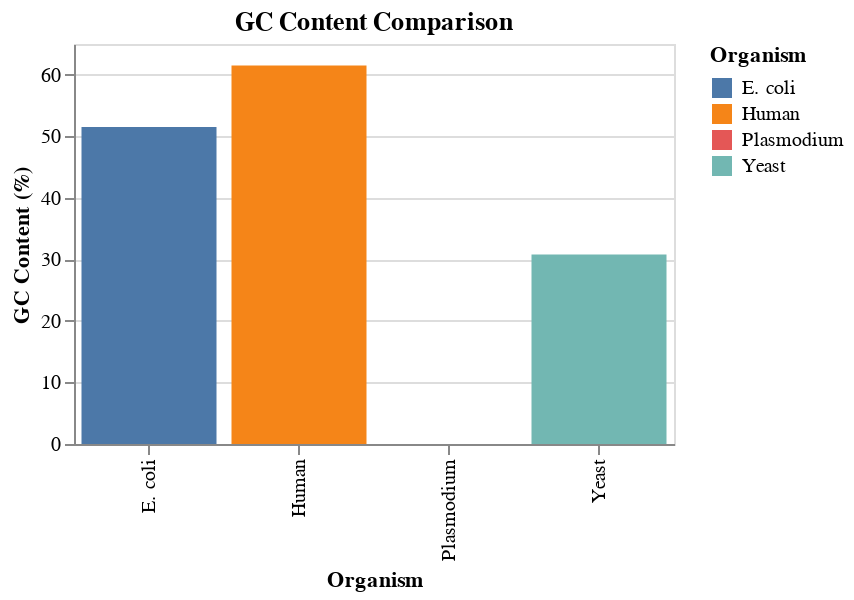

Source (notebook cell):
### Markdown cell above
### Creating Charts with Altair

Altair uses a **declarative** approach: you describe *what* you want, not *how* to draw it:
- `alt.Chart(df)` — use this DataFrame
- `.mark_bar()` — draw bars
- `.encode(x=..., y=...)` — map columns to visual properties

### Code cell
# GC Content bar chart
gc_chart = alt.Chart(df).mark_bar().encode(
    x="Organism",
    y="GC Content (%)",
    color="Organism"
).properties(
    title="GC Content Comparison",
    width=300,
    height=200
)

gc_chart

### Figure 1 — Vega-Lite specification as saved in the notebook (floating-point values rounded to 4 significant figures)
{"config": {"view": {"continuousWidth": 300, "continuousHeight": 300}}, "data": {"name": "data-c88c0d1c2c305ee310ff14fed2c80950"}, "mark": {"type": "bar"}, "encoding": {"color": {"field": "Organism", "type": "nominal"}, "x": {"field": "Organism", "type": "nominal"}, "y": {"field": "GC Content (%)", "type": "quantitative"}}, "height": 200, "title": "GC Content Comparison", "width": 300, "$schema": "https://vega.github.io/schema/vega-lite/v5.20.1.json", "datasets": {"data-c88c0d1c2c305ee310ff14fed2c80950": [{"Organism": "E. coli", "GC Content (%)": 51.5, "Shannon Entropy (bits)": 1.998}, {"Organism": "Yeast", "GC Content (%)": 30.8, "Shannon Entropy (bits)": 1.89}, {"Organism": "Human", "GC Content (%)": 61.5, "Shannon Entropy (bits)": 1.961}, {"Organism": "Plasmodium", "GC Content (%)": 0.0, "Shannon Entropy (bits)": 1.0}]}}
